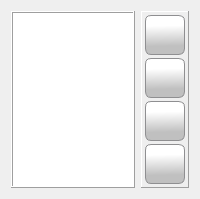
      <widget class="QWidget" name="tab_activities">
       <attribute name="icon">
        <iconset resource="../res/main_form.qrc">
         <normaloff>:/icons/res/icon/action.png</normaloff>:/icons/res/icon/action.png</iconset>
       </attribute>
       <attribute name="title">
        <string>Czynności</string>
       </attribute>
       <layout class="QHBoxLayout" name="hrlayout_tab_activities">
        <item>
         <widget class="QTableView" name="tblvw_activities">
          <property name="frameShape">
           <enum>QFrame::Box</enum>
          </property>
          <property name="frameShadow">
           <enum>QFrame::Raised</enum>
          </property>
          <property name="sizeAdjustPolicy">
           <enum>QAbstractScrollArea::AdjustToContents</enum>
          </property>
          <property name="editTriggers">
           <set>QAbstractItemView::NoEditTriggers</set>
          </property>
          <property name="alternatingRowColors">
           <bool>false</bool>
          </property>
          <property name="selectionMode">
           <enum>QAbstractItemView::SingleSelection</enum>
          </property>
          <property name="selectionBehavior">
           <enum>QAbstractItemView::SelectRows</enum>
          </property>
          <property name="gridStyle">
           <enum>Qt::DashLine</enum>
          </property>
          <attribute name="horizontalHeaderStretchLastSection">
           <bool>true</bool>
          </attribute>
         </widget>
        </item>
        <item>
         <widget class="QFrame" name="activity_control_frame">
          <property name="sizeIncrement">
           <size>
            <width>0</width>
            <height>0</height>
           </size>
          </property>
          <property name="frameShape">
           <enum>QFrame::Panel</enum>
          </property>
          <property name="frameShadow">
           <enum>QFrame::Raised</enum>
          </property>
          <layout class="QVBoxLayout" name="vtlayout_activity_control_frame">
           <property name="spacing">
            <number>3</number>
           </property>
           <property name="leftMargin">
            <number>3</number>
           </property>
           <property name="topMargin">
            <number>3</number>
           </property>
           <property name="rightMargin">
            <number>3</number>
           </property>
           <property name="bottomMargin">
            <number>3</number>
           </property>
           <item>
            <widget class="QPushButton" name="btn_activity_add">
             <property name="sizePolicy">
              <sizepolicy hsizetype="Fixed" vsizetype="Expanding">
               <horstretch>0</horstretch>
               <verstretch>0</verstretch>
              </sizepolicy>
             </property>
             <property name="minimumSize">
              <size>
               <width>40</width>
               <height>40</height>
              </size>
             </property>
             <property name="cursor">
              <cursorShape>PointingHandCursor</cursorShape>
             </property>
             <property name="toolTip">
              <string>Dodaj czynność</string>
             </property>
             <property name="styleSheet">
              <string notr="true">QPushButton {
border: 1px solid #8f8f91;
border-radius: 6px;
background-color: qlineargradient(spread:pad, x1:0.529318, y1:1, x2:0.511909, y2:0.262, stop:0.295455 rgba(192, 192, 192, 255), stop:1 rgba(255, 255, 255, 255))
}
QPushButton:hover {
border: 1px solid #8f8f91;
border-radius: 6px;
background-color: qlineargradient(spread:pad, x1:0.507, y1:0.937, x2:0.489, y2:0.08, stop:0 rgba(207, 207, 207, 255), stop:1 rgba(255, 255, 255, 255))
 }
QPushButton:pressed {
border: 1px solid #8f8f91;
border-radius: 6px;
 background-color: qlineargradient(spread:pad, x1:0.513, y1:0, x2:0.495, y2:0.886, stop:0.306818 rgba(208, 208, 208, 255), stop:1 rgba(255, 255, 255, 255))
}</string>
             </property>
             <property name="text">
              <string/>
             </property>
             <property name="icon">
              <iconset resource="../res/main_form.qrc">
               <normaloff>:/icons/res/icon/plus.png</normaloff>:/icons/res/icon/plus.png</iconset>
             </property>
             <property name="iconSize">
              <size>
               <width>32</width>
               <height>32</height>
              </size>
             </property>
            </widget>
           </item>
           <item>
            <widget class="QPushButton" name="btn_activity_edit">
             <property name="sizePolicy">
              <sizepolicy hsizetype="Fixed" vsizetype="Expanding">
               <horstretch>0</horstretch>
               <verstretch>0</verstretch>
              </sizepolicy>
             </property>
             <property name="minimumSize">
              <size>
               <width>40</width>
               <height>40</height>
              </size>
             </property>
             <property name="cursor">
              <cursorShape>PointingHandCursor</cursorShape>
             </property>
             <property name="toolTip">
              <string>Edytuj czynność</string>
             </property>
             <property name="styleSheet">
              <string notr="true">QPushButton {
border: 1px solid #8f8f91;
border-radius: 6px;
background-color: qlineargradient(spread:pad, x1:0.529318, y1:1, x2:0.511909, y2:0.262, stop:0.295455 rgba(192, 192, 192, 255), stop:1 rgba(255, 255, 255, 255))
}
QPushButton:hover {
border: 1px solid #8f8f91;
border-radius: 6px;
background-color: qlineargradient(spread:pad, x1:0.507, y1:0.937, x2:0.489, y2:0.08, stop:0 rgba(207, 207, 207, 255), stop:1 rgba(255, 255, 255, 255))
 }
QPushButton:pressed {
border: 1px solid #8f8f91;
border-radius: 6px;
 background-color: qlineargradient(spread:pad, x1:0.513, y1:0, x2:0.495, y2:0.886, stop:0.306818 rgba(208, 208, 208, 255), stop:1 rgba(255, 255, 255, 255))
}</string>
             </property>
             <property name="text">
              <string/>
             </property>
             <property name="icon">
              <iconset resource="../res/main_form.qrc">
               <normaloff>:/icons/res/icon/pen.png</normaloff>:/icons/res/icon/pen.png</iconset>
             </property>
             <property name="iconSize">
              <size>
               <width>32</width>
               <height>32</height>
              </size>
             </property>
            </widget>
           </item>
           <item>
            <widget class="QPushButton" name="btn_activity_delete">
             <property name="sizePolicy">
              <sizepolicy hsizetype="Fixed" vsizetype="Expanding">
               <horstretch>0</horstretch>
               <verstretch>0</verstretch>
              </sizepolicy>
             </property>
             <property name="minimumSize">
              <size>
               <width>40</width>
               <height>40</height>
              </size>
             </property>
             <property name="cursor">
              <cursorShape>PointingHandCursor</cursorShape>
             </property>
             <property name="toolTip">
              <string>Usuń czynność</string>
             </property>
             <property name="styleSheet">
              <string notr="true">QPushButton {
border: 1px solid #8f8f91;
border-radius: 6px;
background-color: qlineargradient(spread:pad, x1:0.529318, y1:1, x2:0.511909, y2:0.262, stop:0.295455 rgba(192, 192, 192, 255), stop:1 rgba(255, 255, 255, 255))
}
QPushButton:hover {
border: 1px solid #8f8f91;
border-radius: 6px;
background-color: qlineargradient(spread:pad, x1:0.507, y1:0.937, x2:0.489, y2:0.08, stop:0 rgba(207, 207, 207, 255), stop:1 rgba(255, 255, 255, 255))
 }
QPushButton:pressed {
border: 1px solid #8f8f91;
border-radius: 6px;
 background-color: qlineargradient(spread:pad, x1:0.513, y1:0, x2:0.495, y2:0.886, stop:0.306818 rgba(208, 208, 208, 255), stop:1 rgba(255, 255, 255, 255))
}</string>
             </property>
             <property name="text">
              <string/>
             </property>
             <property name="icon">
              <iconset resource="../res/main_form.qrc">
               <normaloff>:/icons/res/icon/decline.png</normaloff>:/icons/res/icon/decline.png</iconset>
             </property>
             <property name="iconSize">
              <size>
               <width>32</width>
               <height>32</height>
              </size>
             </property>
            </widget>
           </item>
           <item>
            <widget class="QPushButton" name="btn_activity_print">
             <property name="sizePolicy">
              <sizepolicy hsizetype="Fixed" vsizetype="Expanding">
               <horstretch>0</horstretch>
               <verstretch>0</verstretch>
              </sizepolicy>
             </property>
             <property name="minimumSize">
              <size>
               <width>40</width>
               <height>40</height>
              </size>
             </property>
             <property name="cursor">
              <cursorShape>PointingHandCursor</cursorShape>
             </property>
             <property name="toolTip">
              <string>Drukuj czynności</string>
             </property>
             <property name="styleSheet">
              <string notr="true">QPushButton {
border: 1px solid #8f8f91;
border-radius: 6px;
background-color: qlineargradient(spread:pad, x1:0.529318, y1:1, x2:0.511909, y2:0.262, stop:0.295455 rgba(192, 192, 192, 255), stop:1 rgba(255, 255, 255, 255))
}
QPushButton:hover {
border: 1px solid #8f8f91;
border-radius: 6px;
background-color: qlineargradient(spread:pad, x1:0.507, y1:0.937, x2:0.489, y2:0.08, stop:0 rgba(207, 207, 207, 255), stop:1 rgba(255, 255, 255, 255))
 }
QPushButton:pressed {
border: 1px solid #8f8f91;
border-radius: 6px;
 background-color: qlineargradient(spread:pad, x1:0.513, y1:0, x2:0.495, y2:0.886, stop:0.306818 rgba(208, 208, 208, 255), stop:1 rgba(255, 255, 255, 255))
}</string>
             </property>
             <property name="text">
              <string/>
             </property>
             <property name="icon">
              <iconset resource="../res/main_form.qrc">
               <normaloff>:/icons/res/icon/printer.png</normaloff>:/icons/res/icon/printer.png</iconset>
             </property>
             <property name="iconSize">
              <size>
               <width>32</width>
               <height>32</height>
              </size>
             </property>
            </widget>
           </item>
          </layout>
         </widget>
        </item>
       </layout>
      </widget>
